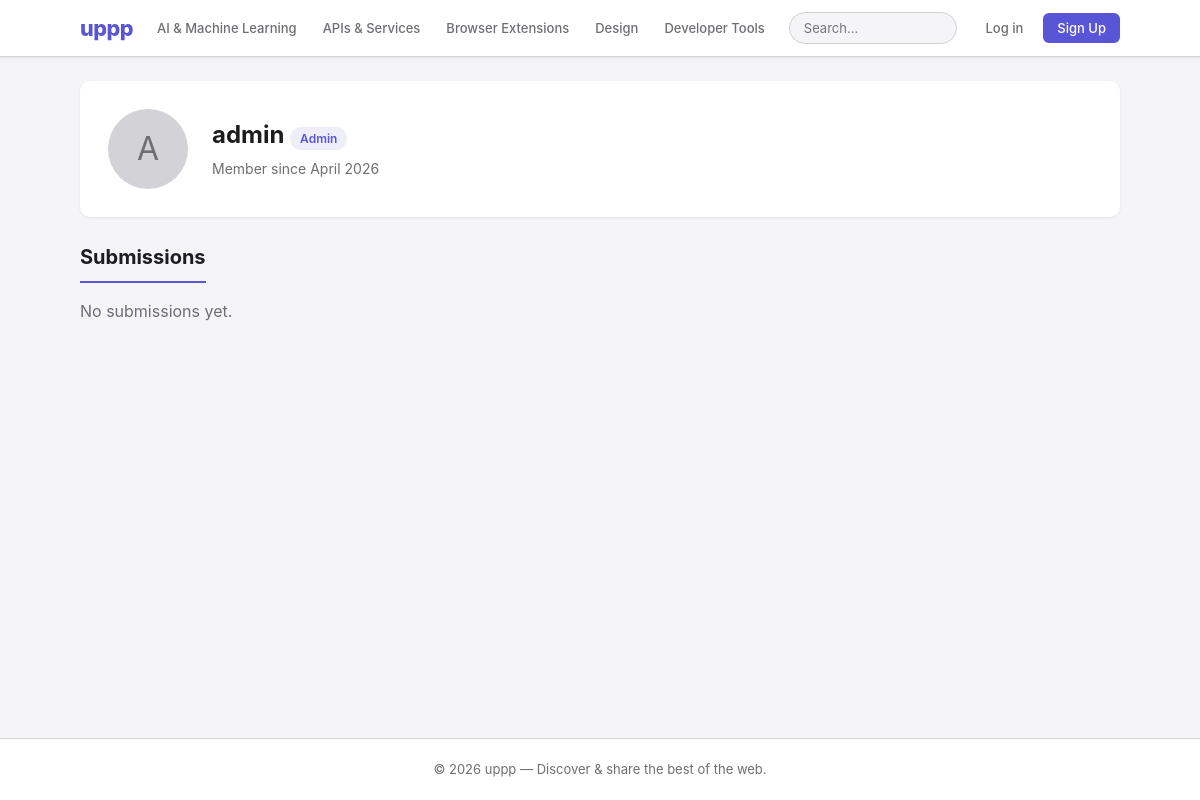
The page /profile.php?id=1 on the database its author committed.
### tables this page shows
CREATE TABLE `categories` (
  `id`          int(11)      NOT NULL AUTO_INCREMENT,
  `name`        varchar(100) NOT NULL,
  `slug`        varchar(100) NOT NULL,
  `description` text         DEFAULT NULL,
  PRIMARY KEY (`id`),
  UNIQUE KEY `name` (`name`),
  UNIQUE KEY `slug` (`slug`)
);

CREATE TABLE `users` (
  `id`            int(11)              NOT NULL AUTO_INCREMENT,
  `username`      varchar(50)          NOT NULL,
  `email`         varchar(255)         NOT NULL,
  `password_hash` varchar(255)         NOT NULL,
  `role`          enum('user','admin') NOT NULL DEFAULT 'user',
  `is_banned`     tinyint(1)           NOT NULL DEFAULT 0,
  `bio`           text                 DEFAULT NULL,
  `avatar_path`   varchar(255)         DEFAULT NULL,
  `website_url`   varchar(255)         DEFAULT NULL,
  `created_at`    datetime             NOT NULL DEFAULT current_timestamp(),
  PRIMARY KEY (`id`),
  UNIQUE KEY `username` (`username`),
  UNIQUE KEY `email` (`email`)
);

### includes/functions.php (called while the page is built, shortened)
<?php
function sanitize(string $value): string {
    return htmlspecialchars(trim($value), ENT_QUOTES, 'UTF-8');
}
function get_categories(PDO $pdo): array {
    return $pdo->query('SELECT * FROM categories ORDER BY name')->fetchAll();
}

### includes/auth.php (called while the page is built, shortened)
<?php
function is_logged_in(): bool {
    return isset($_SESSION['user_id']);
}

### profile.php (the view, shortened to what this page needs)
<?php
require_once 'includes/db.php';
require_once 'includes/functions.php';
require_once 'includes/auth.php';
$id = (int)($_GET['id'] ?? 0);
$stmt = $pdo->prepare('SELECT id, username, bio, avatar_path, website_url, role, created_at FROM users WHERE id = ?');
$stmt->execute([$id]);
$profile = $stmt->fetch();
$isOwn = is_logged_in() && current_user_id() === $profile['id'];
if ($isOwn) {
    $countSql = "SELECT COUNT(*) FROM submissions WHERE user_id = ?";
} else {
    $countSql = "SELECT COUNT(*) FROM submissions WHERE user_id = ? AND status = 'approved'";
}
$pagination = paginate($pdo, $countSql, [$id]);
if ($isOwn) {
    $statusFilter = "";
} else {
    $statusFilter = "AND s.status = 'approved'";
}
$stmt = $pdo->prepare("
    SELECT s.*, c.name AS category_name, c.slug AS category_slug,
           COALESCE(SUM(v.vote_type), 0) AS net_votes,
           (SELECT COUNT(*) FROM comments cm WHERE cm.submission_id = s.id) AS comment_count
    FROM submissions s
    JOIN categories c ON s.category_id = c.id
    LEFT JOIN votes v ON v.submission_id = s.id
    WHERE s.user_id = ? $statusFilter
    GROUP BY s.id
    ORDER BY s.created_at DESC
    LIMIT {$pagination['limit']} OFFSET {$pagination['offset']}
");
$stmt->execute([$id]);
$submissions = $stmt->fetchAll();
require_once 'includes/header.php';
?>
<div class="profile-header">
    <?php if ($profile['avatar_path']): ?>
        <img src="<?= sanitize($profile['avatar_path']) ?>" alt="Avatar" class="profile-avatar">
    <?php else: ?>
        <div class="profile-avatar" style="display:flex;align-items:center;justify-content:center;font-size:2rem;color:var(--color-text-muted);">
            <?= strtoupper(mb_substr($profile['username'], 0, 1)) ?>
        </div>
    <?php endif; ?>
    <div class="profile-info">
        <h1><?= sanitize($profile['username']) ?>
            <?php if ($profile['role'] === 'admin'): ?>
                <span class="badge badge-primary">Admin</span>
            <?php endif; ?>
        </h1>
        <p>Member since <?= date('F Y', strtotime($profile['created_at'])) ?></p>
    </div>
</div>
<h2 class="section-title">Submissions</h2>
<?php if (empty($submissions)): ?>
    <p style="color: var(--color-text-muted);">No submissions yet.</p>
<?php endif; ?>
<?php require_once 'includes/footer.php'; ?>

### includes/header.php (shortened to what this page needs)
<!DOCTYPE html>
<html lang="en">
<head>
    <link rel="stylesheet" href="<?= $baseUrl ?? '' ?>assets/css/style.css">
</head>
<body>
    <nav class="navbar">
        <div class="container navbar-inner">
            <a href="<?= $baseUrl ?? '' ?>index.php" class="logo">uppp</a>
            <div class="nav-menu">
                <div class="nav-categories">
                    <?php
                    $navCategories = get_categories($pdo);
                    foreach (array_slice($navCategories, 0, 5) as $cat): ?>
                        <a href="<?= $baseUrl ?? '' ?>category.php?slug=<?= sanitize($cat['slug']) ?>"><?= sanitize($cat['name']) ?></a>
                    <?php endforeach; ?>
                </div>
                <form class="search-form" action="<?= $baseUrl ?? '' ?>search.php" method="GET">
                    <input type="text" name="q" placeholder="Search..." value="<?= sanitize($_GET['q'] ?? '') ?>">
                </form>
                <div class="nav-auth">
                    <?php if (is_logged_in()): ?>
                        <a href="<?= $baseUrl ?? '' ?>submit.php" class="btn btn-primary btn-sm">+ Submit</a>
                        <a href="<?= $baseUrl ?? '' ?>profile.php?id=<?= current_user_id() ?>" class="nav-user">
                            <span class="nav-avatar"><?= strtoupper(substr($_SESSION['username'], 0, 1)) ?></span>
                            <?= sanitize($_SESSION['username']) ?>
                        </a>
                        <?php if (is_admin()): ?>
                            <a href="<?= $baseUrl ?? '' ?>admin/" class="badge badge-primary">Admin</a>
                        <?php endif; ?>
                        <a href="<?= $baseUrl ?? '' ?>logout.php" class="nav-logout" title="Log out">
                            <svg width="18" height="18" viewBox="0 0 24 24" fill="none" stroke="currentColor" stroke-width="2" stroke-linecap="round" stroke-linejoin="round"><path d="M9 21H5a2 2 0 01-2-2V5a2 2 0 012-2h4"/><polyline points="16 17 21 12 16 7"/><line x1="21" y1="12" x2="9" y2="12"/></svg>
                        </a>
                    <?php else: ?>
                        <a href="<?= $baseUrl ?? '' ?>login.php" class="nav-login">Log in</a>
                        <a href="<?= $baseUrl ?? '' ?>register.php" class="btn btn-primary btn-sm">Sign Up</a>
                    <?php endif; ?>
                </div>
            </div>
        </div>
    </nav>
    <main class="container">

### assets/css/style.css (style rules this page uses)
*, *::before, *::after { box-sizing: border-box; margin: 0; padding: 0; }
:root { --color-bg: #f5f5f7; --color-surface: #ffffff; --color-text: #1d1d1f; --color-text-muted: #6e6e73; --color-primary: #5856d6; --color-primary-hover: #4a48c4; --color-success: #34c759; --color-error: #ff3b30; --color-warning: #ff9500; --color-border: #d2d2d7; --color-upvote: #5856d6; --color-downvote: #ff3b30; --radius: 10px; --radius-sm: 6px; --shadow: 0 1px 3px rgba(0,0,0,0.08); --shadow-lg: 0 4px 12px rgba(0,0,0,0.1); --font: -apple-system, BlinkMacSystemFont, 'Segoe UI', Roboto, sans-serif; }
body { font-family: var(--font); background: var(--color-bg); color: var(--color-text); line-height: 1.6; min-height: 100vh; display: flex; flex-direction: column; }
a { color: var(--color-primary); text-decoration: none; }
.container { max-width: 1080px; margin: 0 auto; padding: 0 20px; width: 100%; }
main.container { flex: 1; padding-top: 24px; padding-bottom: 40px; }
.navbar { background: var(--color-surface); border-bottom: 1px solid var(--color-border); padding: 0; position: sticky; top: 0; z-index: 100; box-shadow: var(--shadow); }
.navbar-inner { display: flex; align-items: center; gap: 16px; height: 56px; }
.logo { font-size: 1.35rem; font-weight: 800; color: var(--color-primary); letter-spacing: -0.5px; flex-shrink: 0; }
.nav-menu { display: flex; align-items: center; gap: 16px; flex: 1; min-width: 0; }
.nav-categories { display: flex; gap: 10px; flex-shrink: 0; }
.nav-categories a { color: var(--color-text-muted); font-size: 0.8125rem; font-weight: 500; padding: 4px 8px; border-radius: var(--radius-sm); transition: background 0.15s, color 0.15s; }
.search-form { margin-left: auto; flex: 0 1 240px; min-width: 0; }
.search-form input { padding: 7px 14px; border: 1px solid var(--color-border); border-radius: 20px; font-size: 0.8125rem; width: 100%; outline: none; transition: border-color 0.2s, box-shadow 0.2s; font-family: var(--font); background: var(--color-bg); }
.nav-auth { display: flex; align-items: center; gap: 8px; font-size: 0.8125rem; flex-shrink: 0; }
.nav-auth a { color: var(--color-text-muted); font-weight: 500; }
.nav-auth a.btn-primary { color: #fff; }
.nav-login { padding: 6px 12px; border-radius: var(--radius-sm); transition: background 0.15s; }
.btn { display: inline-block; padding: 10px 20px; border: none; border-radius: var(--radius-sm); font-size: 0.875rem; font-weight: 600; cursor: pointer; text-align: center; transition: all 0.2s; font-family: var(--font); text-decoration: none; line-height: 1.4; }
.btn-primary { background: var(--color-primary); color: #fff; }
.btn-sm { padding: 6px 14px; font-size: 0.8125rem; }
.section-title { font-size: 1.25rem; font-weight: 700; margin-bottom: 16px; padding-bottom: 8px; border-bottom: 2px solid var(--color-primary); display: inline-block; }
.badge { display: inline-block; padding: 2px 10px; border-radius: 12px; font-size: 0.75rem; font-weight: 600; background: #ededf0; color: var(--color-text-muted); }
.badge-primary { background: rgba(88, 86, 214, 0.1); color: var(--color-primary); }
.profile-header { display: flex; gap: 24px; align-items: center; background: var(--color-surface); border-radius: var(--radius); padding: 28px; box-shadow: var(--shadow); margin-bottom: 24px; }
.profile-avatar { width: 80px; height: 80px; border-radius: 50%; object-fit: cover; background: var(--color-border); flex-shrink: 0; }
.profile-info h1 { font-size: 1.5rem; margin-bottom: 4px; }
.profile-info p { font-size: 0.875rem; color: var(--color-text-muted); margin-bottom: 2px; }

### rows shown on the page
categories: name "AI & Machine Learning"
categories: name "APIs & Services"
categories: name "Browser Extensions"
categories: name "Design"
categories: name "Developer Tools"
users: username "A", username "admin", created_at "April 2026"
